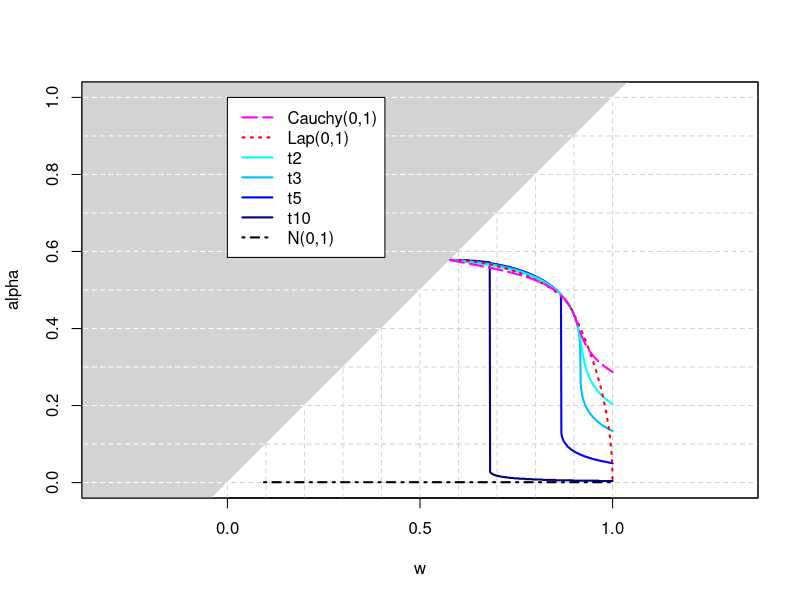

Reproduce this figure in R.
#----------------------------------------------------------------------------------------------------------------------------#
# Duisters, Schmidt-Hieber
# Sep 2019
#----------------------------------------------------------------------------------------------------------------------------#
# Figure tail decay
#----------------------------------------------------------------------------------------------------------------------------#
# load library
library(rmutil)
#----------------------------------------------------------------------------------------------------------------------------#
# settings
h <- 0.001
alphaseq <- seq(0,1,h)
wseq <- c(alphaseq,1)
#wseq <- seq(0.5,1,0.0005)

densities <- c("N(0,1)","t10","t5","t3","t2","Lap(0,1)","Cauchy(0,1)")
cols <- c("black","navy","blue","deepskyblue","cyan","red","magenta")
ltys <- c(4,1,1,1,1,3,5)
ld <- length(densities)

#----------------------------------------------------------------------------------------------------------------------------#
# result
mat <- matrix(NA,length(alphaseq),length(wseq))
rownames(mat) <- alphaseq
colnames(mat) <- wseq
tail<- lapply(1:ld,function(l) mat)

#----------------------------------------------------------------------------------------------------------------------------#
# loop
for(d in 1:ld){
dens <- densities[d]
  
if(dens=="N(0,1)"){
    #g <- function(x){dnorm(x,0,1)}
    G <- function(x){pnorm(x,0,1)}
    Ginv <- function(p){qnorm(p,0,1)}
  }
  if(dens=="t10"){
    #g <- function(x){dt(x,10)}
    G <- function(x){pt(x,10)}
    Ginv <- function(p){qt(p,10)}
  }
  if(dens=="t5"){
    #g <- function(x){dt(x,5)}
    G <- function(x){pt(x,5)}
    Ginv <- function(p){qt(p,5)}
  }
  if(dens=="t3"){
    #g <- function(x){dt(x,3)}
    G <- function(x){pt(x,3)}
    Ginv <- function(p){qt(p,3)}
  }
  if(dens=="t2"){
    #g <- function(x){dt(x,2)}
    G <- function(x){pt(x,2)}
    Ginv <- function(p){qt(p,2)}
  }
  if(dens=="Lap(0,1)"){
    #g <- function(x){dlaplace(x)}
    G <- function(x){plaplace(x)}
    Ginv <- function(p){qlaplace(p)}
  }
  if(dens=="Cauchy(0,1)"){
    #g <- function(x){dcauchy(x)}
    G <- function(x){pcauchy(x)}
    Ginv <- function(p){qcauchy(p)}
  }
  
for(i in 1:(length(alphaseq)-1)){  
  alpha <- alphaseq[i]
  for(j in (i+1):length(wseq)){
      w <- wseq[j]
      tail[[d]][i,j] <- (G(2*Ginv(alpha/w))<(2*alpha^2)/(1-alpha^2))
      }
  }
}

# tail decay
pdf("Figures/figtail.pdf",width=9,height=9)
plot(0,0,xlim=range(wseq),ylim=range(alphaseq),ylab="alpha",xlab="w",type="n",asp=1)
polygon(x=c(-2,2,-2,-2),y=c(-2,2,2,-2),col="lightgrey",border="white")
abline(h=seq(0,1,0.1),lty=2,col="lightgrey")
abline(v=seq(0,1,0.1),lty=2,col="lightgrey")
for(a in seq(0,1,0.1)){segments(x0=-1,x1=a,y0=a,y1=a,lty=2,col="white")}
box()
for(d in 1:7){
  alphaline <- apply(tail[[d]],2,function(c)alphaseq[min(which(c==T))])
  lines(wseq,alphaline,lty=ltys[d],col=cols[d],lwd=2)
}
legend(x=0,y=1,densities[ld:1],lty=ltys[ld:1],col=cols[ld:1],lwd=rep(2,ld),bg="white")
dev.off()
